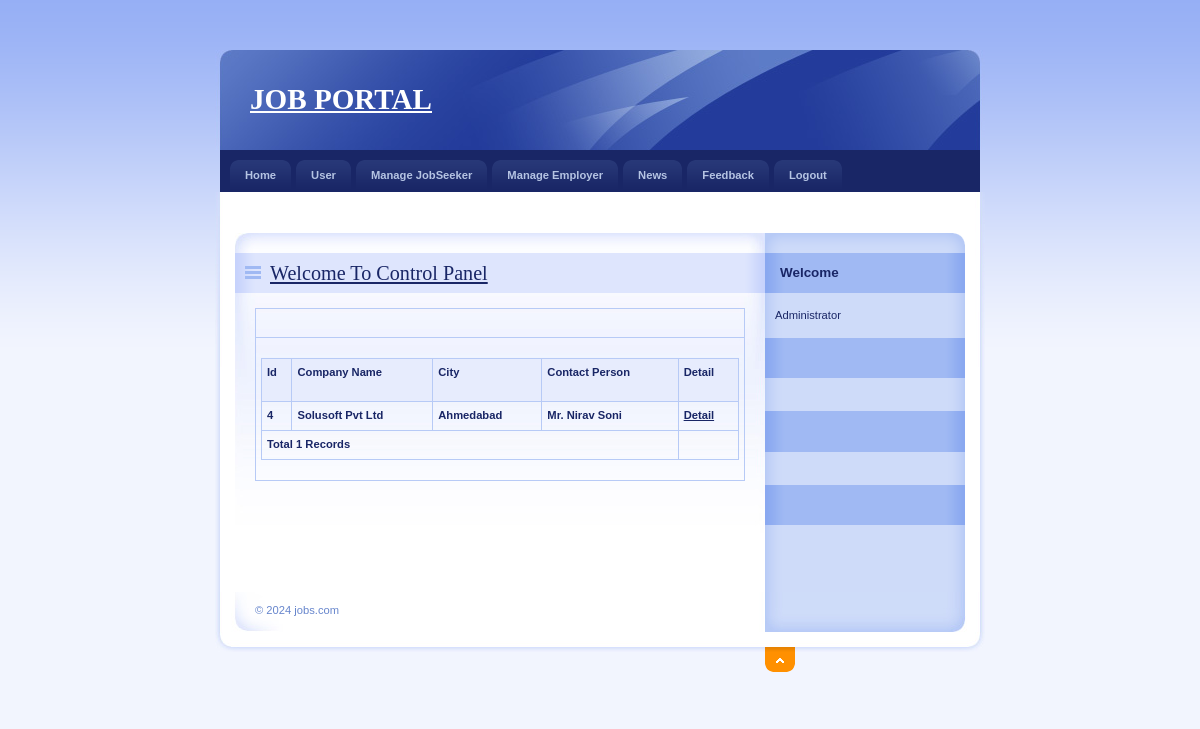
Screenshot of /Admin/ManageEmployer.php with the database file from the repository.
### tables this page shows
CREATE TABLE IF NOT EXISTS `employer_reg` (
  `EmployerId` int(11) NOT NULL AUTO_INCREMENT,
  `CompanyName` varchar(20) NOT NULL,
  `ContactPerson` varchar(20) NOT NULL,
  `Address` varchar(100) NOT NULL,
  `City` varchar(20) NOT NULL,
  `Email` varchar(40) NOT NULL,
  `Mobile` bigint(20) NOT NULL,
  `Area_Work` varchar(40) NOT NULL,
  `Status` varchar(10) NOT NULL,
  `UserName` varchar(20) NOT NULL,
  `Password` varchar(20) NOT NULL,
  `Question` varchar(100) NOT NULL,
  `Answer` varchar(50) NOT NULL,
  PRIMARY KEY (`EmployerId`)
);

### Admin/ManageEmployer.php (the view, shortened to what this page needs)
<!DOCTYPE html PUBLIC "-//W3C//DTD XHTML 1.0 Strict//EN" "http://www.w3.org/TR/xhtml1/DTD/xhtml1-strict.dtd">
<html xmlns="http://www.w3.org/1999/xhtml" xml:lang="cs" lang="cs">
<head>
    <link rel="stylesheet" media="screen,projection" type="text/css" href="./css/main.css" />
    <link rel="stylesheet" media="print" type="text/css" href="./css/print.css" />
    <link rel="stylesheet" media="aural" type="text/css" href="./css/aural.css" />
</head>
<body id="www-url-cz">
<div id="main" class="box">
<?php
include "Header.php"
?>
<?php
include "menu.php"
?>
    <div id="page" class="box">
    <div id="page-in" class="box">
        <div id="strip" class="box noprint">
            <p id="breadcrumbs">&nbsp;</p>
        </div>
        <div id="content">
            <div class="article">
                <h2><span><a href="#">Welcome To Control Panel</a></span></h2>
                <table width="100%" border="0" cellspacing="0" cellpadding="0">
                  <tr>
                    <td>&nbsp;</td>
                  </tr>
                  <tr>
                    <td><table width="100%" border="1" bordercolor="#1CB5F1" >
                        <tr>
                          <th height="32" bgcolor="#1CB5F1" class="style3"><div align="left" class="style9 style5"><strong>Id</strong></div></th>
                          <th bgcolor="#1CB5F1" class="style3"><div align="left" class="style9 style5"><strong>Company Name</strong></div></th>
                          <th bgcolor="#1CB5F1" class="style3"><div align="left" class="style9 style5"><strong>City</strong></div></th>
                          <th bgcolor="#1CB5F1" class="style3"><div align="left" class="style12">Contact Person</div></th>
                          <th bgcolor="#1CB5F1" class="style3"><div align="left" class="style9 style5"><strong>Detail</strong></div></th>
                        </tr>
                        <?php
$con = mysqli_connect("localhost","root");
mysqli_select_db($con, "job");
$sql = "select * from Employer_Reg where Status='Pending'";
$result = mysqli_query($con,$sql);
while($row = mysqli_fetch_array($result))
{
$Id=$row['EmployerId'];
$Name=$row['CompanyName'];
$City=$row['City'];
$CP=$row['ContactPerson'];
?>
                        <tr>
                          <td class="style3"><div align="left" class="style9 style5"><strong><?php echo $Id;?></strong></div></td>
                          <td class="style3"><div align="left" class="style9 style5"><strong><?php echo $Name;?></strong></div></td>
                          <td class="style3"><div align="left" class="style9 style5"><strong><?php echo $City;?></strong></div></td>
                          <td class="style3"><div align="left" class="style9 style5"><strong><?php echo $CP;?></strong></div></td>
                          <td class="style3"><div align="left" class="style9 style5"><strong><a href="DetailEmp.php?EmpId=<?php echo $Id;?>">Detail</a></strong></div></td>
                        </tr>
                        <?php
}
$records = mysqli_num_rows($result);
?>
                        <tr>
                          <td colspan="4" class="style3"><div align="left" class="style12"><?php echo "Total ".$records." Records"; ?> </div></td>
                        </tr>
                    </table></td>
                  </tr>
                </table>
                <p>&nbsp;</p>
              <p class="btn-more box noprint">&nbsp;</p>
          </div>
        </div>
<?php
include "right.php"
?>
    </div>
    </div>
<?php
include "footer.php"
?>
</div>
</body>
</html>

### Admin/css/main.css (style rules this page uses)
* { min-height:1px; }
body { border:0; margin:0; padding:0; background:#F2F5FE url("../design/bg.gif") 0 0 repeat-x; font:70%/160% "verdana",sans-serif; color:#192666; _text-align:center; }
a { color:#192666; }
p { border:0; margin:15px 0; padding:0; }
div { display:block; border:0; margin:0; padding:0; }
h1, h2, h3, h4, h5 { border:0; margin:15px 0 10px 0; padding:0; font-weight:bold; }
h2 { font-size:180%; line-height:100%; font-family:"georgia",serif; font-weight:normal; }
table { display:table; border-collapse:collapse; margin:15px 0; padding:0; border:1px solid #B7CAF6; font-size:100%; }
tr { display:table-row; }
th, td { display: table-cell; border:1px solid #B7CAF6; margin:0; padding:5px; vertical-align:top; text-align:left; }
th { background:#E7ECFD; text-align:center; color:#192666; font-weight:bold; }
a, img, span { border:0; margin:0; padding:0; }
strong, .strong { font-weight:bold; }
.box { min-height:1px; _height:1px; }
.box:after { content:"."; display:block; line-height:0px; font-size:0px; visibility:hidden; clear:both; }
#main { width:770px; margin:50px auto 0 auto; _text-align:left; }
#page { width:770px; min-height:1px; background:#FFF url("../design/bg_page.gif") 0 0 repeat-y; _height:1px; }
#page-in { min-height:1px; padding:10px 0; background:url("../design/bg_page_in.jpg") 0 0 no-repeat; _height:1px; }
#strip { position:relative; clear:both; padding:3px 20px 10px 20px; color:#6182D1; }
#strip p { margin:0; }
#strip #breadcrumbs { width:520px; margin:0; padding:0; }
#content { float:left; width:530px; _width:550px; margin:0; padding:0 0 0 20px; }
#content .article { clear:both; margin:0; padding:20px; background:url("../design/content_article_bg.jpg") 0 0 no-repeat; }
#content .article h2 { margin:0 -20px; padding:10px; background:#DEE5FD url("../design/content_title_bg.gif") 0 0 repeat-y; color:#192666; }
#content .article h2 span { background:url("../design/ico_list.gif") 0 50% no-repeat; padding-left:25px; }
#content .article p { text-align:justify; }
#content .btn-more { margin:0 0 15px 0; padding:0; border:0; position:relative; }

### Admin/css/print.css (style rules this page uses)
body { border:0; margin:0; padding:0; font-size:12pt }
a { color:#000; text-decoration:none; }
h1, h2, h3 { page-break-after:avoid; page-break-inside:avoid; }
table { border-collapse: collapse; border-width:1px; border-style:solid; }
th, td { display:table-cell; border-width:1px; border-style:solid; }
.noprint { display:none; }

### Admin/css/aural.css (style rules this page uses)
body { voice-family:paul,male; volume:loud; speech-rate:slow; richness:90; stress:20; }
h1, h2, h3, h4, h5 { cue-before:url("ping.au"); }
p, table { pause:50ms; }
strong { pitch:medium; pitch-range:60; stress:90; richness:90; }

### Admin/ManageEmployer.php (style rules this page uses)
.style3 { font-weight: bold }

### rows the page displays
employer_reg: EmployerId "4", CompanyName "Solusoft Pvt Ltd", City "Ahmedabad", ContactPerson "Mr. Nirav Soni"

### other values shown
$records "1"
